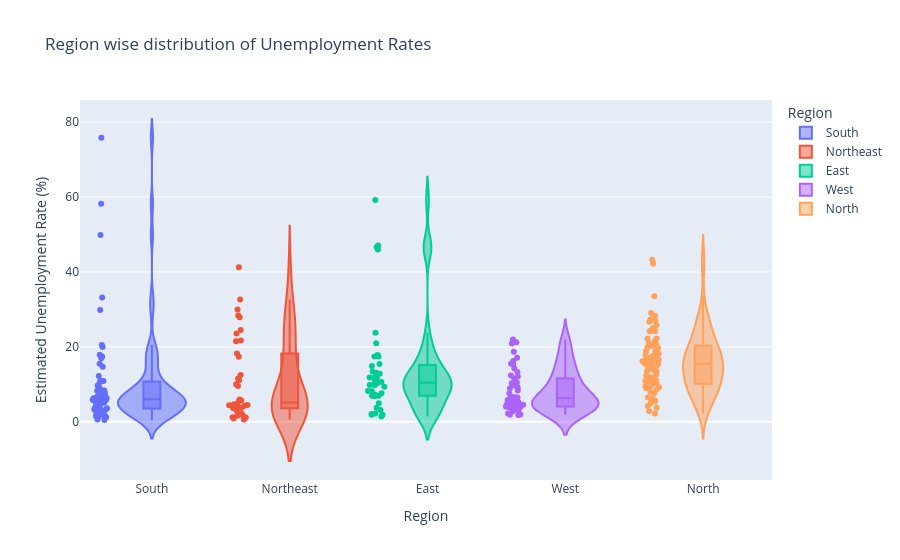

The cell this chart's notebook holds for it:
### Markdown cell above
## Unemployment Rates in Different Region

### Code cell
fig = px.violin(df, x='Region', y='Estimated Unemployment Rate (%)',
    title='Region wise distribution of Unemployment Rates ',
    box=True,points='all', color='Region')
fig.show()

### Figure 1 — Plotly figure (JSON) as saved in the notebook; plotly's stock layout.template omitted (floating-point values rounded to 4 significant figures)
{"data": [{"alignmentgroup": "True", "box": {"visible": true}, "hovertemplate": "Region=%{x}<br>Estimated Unemployment Rate (%)=%{y}<extra></extra>", "legendgroup": "South", "marker": {"color": "#636efa"}, "name": "South", "offsetgroup": "South", "orientation": "v", "points": "all", "scalegroup": "True", "showlegend": true, "type": "violin", "x": ["South", "South", "South", "South", "South", "South", "South", "South", "South", "South", "South", "South", "South", "South", "South", "South", "South", "South", "South", "South", "South", "South", "South", "South", "South", "South", "South", "South", "South", "South", "South", "South", "South", "South", "South", "South", "South", "South", "South", "South", "South", "South", "South", "South", "South", "South", "South", "South", "South", "South", "South", "South", "South", "South", "South", "South", "South", "South", "South", "South"], "x0": " ", "xaxis": "x", "y": [5.48, 5.83, 5.79, 20.51, 17.43, 3.31, 8.34, 6.96, 6.4, 6.59, 2.86, 3.61, 3.46, 29.84, 19.97, 8.44, 4.01, 0.5, 2.41, 1.58, 5.31, 7.6, 8.99, 16.99, 17.88, 9.71, 7.09, 10.98, 5.91, 3.88, 0.58, 1.76, 1.2, 75.85, 58.19, 4.24, 15.47, 5.05, 10.9, 6.18, 1.57, 2.09, 6.4, 49.83, 33.16, 12.2, 6.81, 2.65, 5.0, 2.16, 5.49, 8.29, 5.77, 6.25, 14.7, 10.55, 5.36, 5.79, 3.27, 2.86], "y0": " ", "yaxis": "y"}, {"alignmentgroup": "True", "box": {"visible": true}, "hovertemplate": "Region=%{x}<br>Estimated Unemployment Rate (%)=%{y}<extra></extra>", "legendgroup": "Northeast", "marker": {"color": "#EF553B"}, "name": "Northeast", "offsetgroup": "Northeast", "orientation": "v", "points": "all", "scalegroup": "True", "showlegend": true, "type": "violin", "x": ["Northeast", "Northeast", "Northeast", "Northeast", "Northeast", "Northeast", "Northeast", "Northeast", "Northeast", "Northeast", "Northeast", "Northeast", "Northeast", "Northeast", "Northeast", "Northeast", "Northeast", "Northeast", "Northeast", "Northeast", "Northeast", "Northeast", "Northeast", "Northeast", "Northeast", "Northeast", "Northeast", "Northeast", "Northeast", "Northeast", "Northeast", "Northeast", "Northeast", "Northeast", "Northeast", "Northeast", "Northeast", "Northeast"], "x0": " ", "xaxis": "x", "y": [4.66, 4.41, 4.77, 11.06, 9.55, 0.6, 3.77, 5.53, 1.19, 3.02, 1.66, 3.59, 1.58, 10.03, 5.92, 1.15, 2.1, 3.74, 4.29, 4.6, 23.57, 2.28, 24.51, 4.46, 4.45, 12.49, 5.7, 0.88, 32.67, 28.4, 29.95, 41.23, 21.51, 21.71, 18.24, 27.92, 17.35, 11.57], "y0": " ", "yaxis": "y"}, {"alignmentgroup": "True", "box": {"visible": true}, "hovertemplate": "Region=%{x}<br>Estimated Unemployment Rate (%)=%{y}<extra></extra>", "legendgroup": "East", "marker": {"color": "#00cc96"}, "name": "East", "offsetgroup": "East", "orientation": "v", "points": "all", "scalegroup": "True", "showlegend": true, "type": "violin", "x": ["East", "East", "East", "East", "East", "East", "East", "East", "East", "East", "East", "East", "East", "East", "East", "East", "East", "East", "East", "East", "East", "East", "East", "East", "East", "East", "East", "East", "East", "East", "East", "East", "East", "East", "East", "East", "East", "East", "East", "East"], "x0": " ", "xaxis": "x", "y": [10.61, 10.29, 15.43, 46.64, 45.96, 17.82, 12.79, 13.44, 11.91, 9.82, 10.61, 11.85, 8.23, 47.09, 59.23, 20.95, 7.63, 9.76, 8.24, 11.8, 1.9, 3.12, 13.08, 23.76, 11.41, 3.77, 1.88, 1.42, 2.1, 2.18, 6.94, 4.92, 6.92, 17.41, 17.41, 7.29, 6.83, 14.87, 9.35, 9.98], "y0": " ", "yaxis": "y"}, {"alignmentgroup": "True", "box": {"visible": true}, "hovertemplate": "Region=%{x}<br>Estimated Unemployment Rate (%)=%{y}<extra></extra>", "legendgroup": "West", "marker": {"color": "#ab63fa"}, "name": "West", "offsetgroup": "West", "orientation": "v", "points": "all", "scalegroup": "True", "showlegend": true, "type": "violin", "x": ["West", "West", "West", "West", "West", "West", "West", "West", "West", "West", "West", "West", "West", "West", "West", "West", "West", "West", "West", "West", "West", "West", "West", "West", "West", "West", "West", "West", "West", "West", "West", "West", "West", "West", "West", "West", "West", "West", "West", "West", "West", "West", "West", "West", "West", "West", "West", "West", "West", "West"], "x0": " ", "xaxis": "x", "y": [9.65, 8.38, 7.54, 3.41, 10.5, 14.23, 10.27, 5.63, 1.96, 6.62, 8.89, 2.81, 5.25, 13.31, 21.25, 9.96, 17.07, 16.21, 15.38, 11.54, 5.54, 6.38, 6.66, 18.71, 12.11, 3.2, 1.84, 1.87, 3.42, 4.03, 4.11, 4.57, 2.22, 12.36, 21.98, 6.48, 5.08, 4.7, 3.91, 3.13, 4.95, 4.69, 5.79, 20.9, 15.46, 9.23, 3.89, 6.23, 4.55, 4.1], "y0": " ", "yaxis": "y"}, {"alignmentgroup": "True", "box": {"visible": true}, "hovertemplate": "Region=%{x}<br>Estimated Unemployment Rate (%)=%{y}<extra></extra>", "legendgroup": "North", "marker": {"color": "#FFA15A"}, "name": "North", "offsetgroup": "North", "orientation": "v", "points": "all", "scalegroup": "True", "showlegend": true, "type": "violin", "x": ["North", "North", "North", "North", "North", "North", "North", "North", "North", "North", "North", "North", "North", "North", "North", "North", "North", "North", "North", "North", "North", "North", "North", "North", "North", "North", "North", "North", "North", "North", "North", "North", "North", "North", "North", "North", "North", "North", "North", "North", "North", "North", "North", "North", "North", "North", "North", "North", "North", "North", "North", "North", "North", "North", "North", "North", "North", "North", "North", "North", "North", "North", "North", "North", "North", "North", "North", "North", "North", "North", "North", "North", "North", "North", "North", "North", "North", "North", "North"], "x0": " ", "xaxis": "x", "y": [22.23, 14.84, 17.04, 16.68, 42.27, 18.19, 20.3, 13.79, 12.53, 6.27, 20.34, 25.77, 25.05, 43.22, 29.02, 26.7, 24.18, 33.5, 19.68, 27.31, 16.83, 16.84, 18.76, 2.2, 26.95, 13.47, 24.31, 15.79, 12.04, 13.46, 21.08, 20.78, 15.5, 18.74, 17.92, 10.88, 11.09, 16.17, 16.14, 11.11, 10.97, 10.32, 2.86, 28.33, 16.55, 9.19, 10.99, 9.61, 9.88, 10.97, 15.16, 11.9, 17.7, 15.74, 14.39, 15.81, 17.51, 15.35, 24.15, 7.58, 8.98, 10.11, 21.54, 20.41, 9.47, 5.56, 5.79, 4.18, 3.75, 5.49, 4.99, 19.85, 6.48, 8.01, 8.61, 12.38, 14.26, 22.26, 9.23], "y0": " ", "yaxis": "y"}], "layout": {"legend": {"title": {"text": "Region"}, "tracegroupgap": 0}, "title": {"text": "Region wise distribution of Unemployment Rates "}, "violinmode": "overlay", "xaxis": {"anchor": "y", "categoryarray": ["South", "Northeast", "East", "West", "North"], "categoryorder": "array", "domain": [0, 1], "title": {"text": "Region"}}, "yaxis": {"anchor": "x", "domain": [0, 1], "title": {"text": "Estimated Unemployment Rate (%)"}}}}
